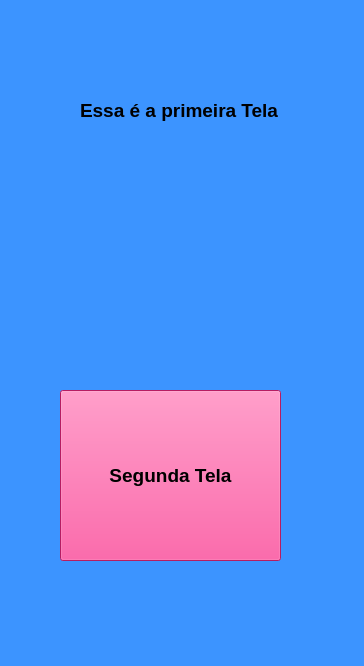
<?xml version="1.0" encoding="UTF-8"?>
<ui version="4.0">
 <class>MainWindow</class>
 <widget class="QMainWindow" name="MainWindow">
  <property name="geometry">
   <rect>
    <x>0</x>
    <y>0</y>
    <width>364</width>
    <height>666</height>
   </rect>
  </property>
  <property name="windowTitle">
   <string>MainWindow</string>
  </property>
  <property name="styleSheet">
   <string notr="true">background-color: rgb(60, 148, 255);</string>
  </property>
  <widget class="QWidget" name="centralwidget">
   <widget class="QPushButton" name="pushButton">
    <property name="geometry">
     <rect>
      <x>60</x>
      <y>390</y>
      <width>221</width>
      <height>171</height>
     </rect>
    </property>
    <property name="font">
     <font>
      <pointsize>14</pointsize>
      <weight>75</weight>
      <bold>true</bold>
     </font>
    </property>
    <property name="styleSheet">
     <string notr="true">background-color: rgb(255, 41, 137);</string>
    </property>
    <property name="text">
     <string>Segunda Tela</string>
    </property>
   </widget>
   <widget class="QLabel" name="label">
    <property name="geometry">
     <rect>
      <x>80</x>
      <y>60</y>
      <width>261</width>
      <height>101</height>
     </rect>
    </property>
    <property name="font">
     <font>
      <pointsize>14</pointsize>
      <weight>75</weight>
      <bold>true</bold>
     </font>
    </property>
    <property name="text">
     <string>Essa é a primeira Tela</string>
    </property>
   </widget>
  </widget>
  <widget class="QMenuBar" name="menubar">
   <property name="geometry">
    <rect>
     <x>0</x>
     <y>0</y>
     <width>364</width>
     <height>21</height>
    </rect>
   </property>
  </widget>
  <widget class="QStatusBar" name="statusbar"/>
 </widget>
 <resources/>
 <connections/>
</ui>
